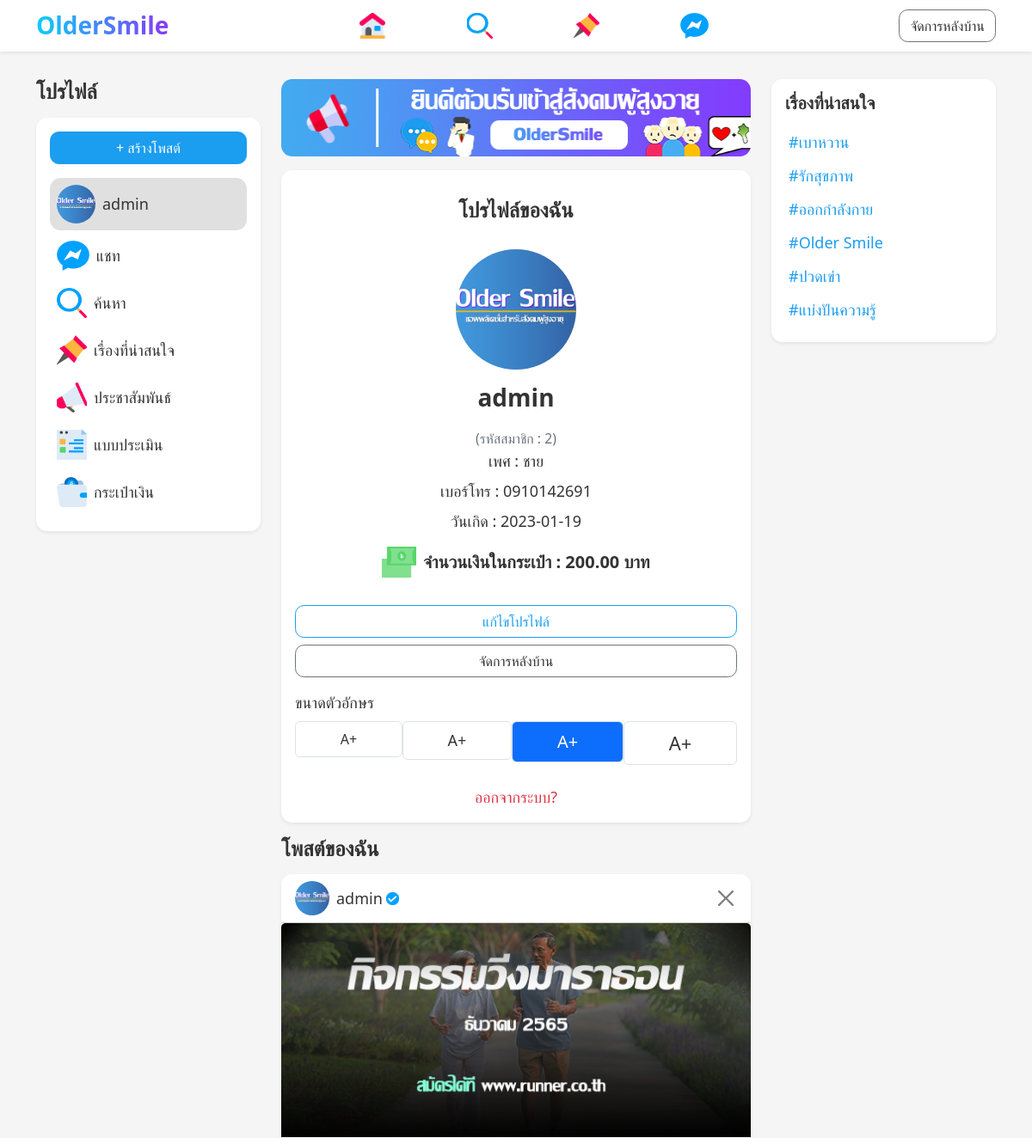
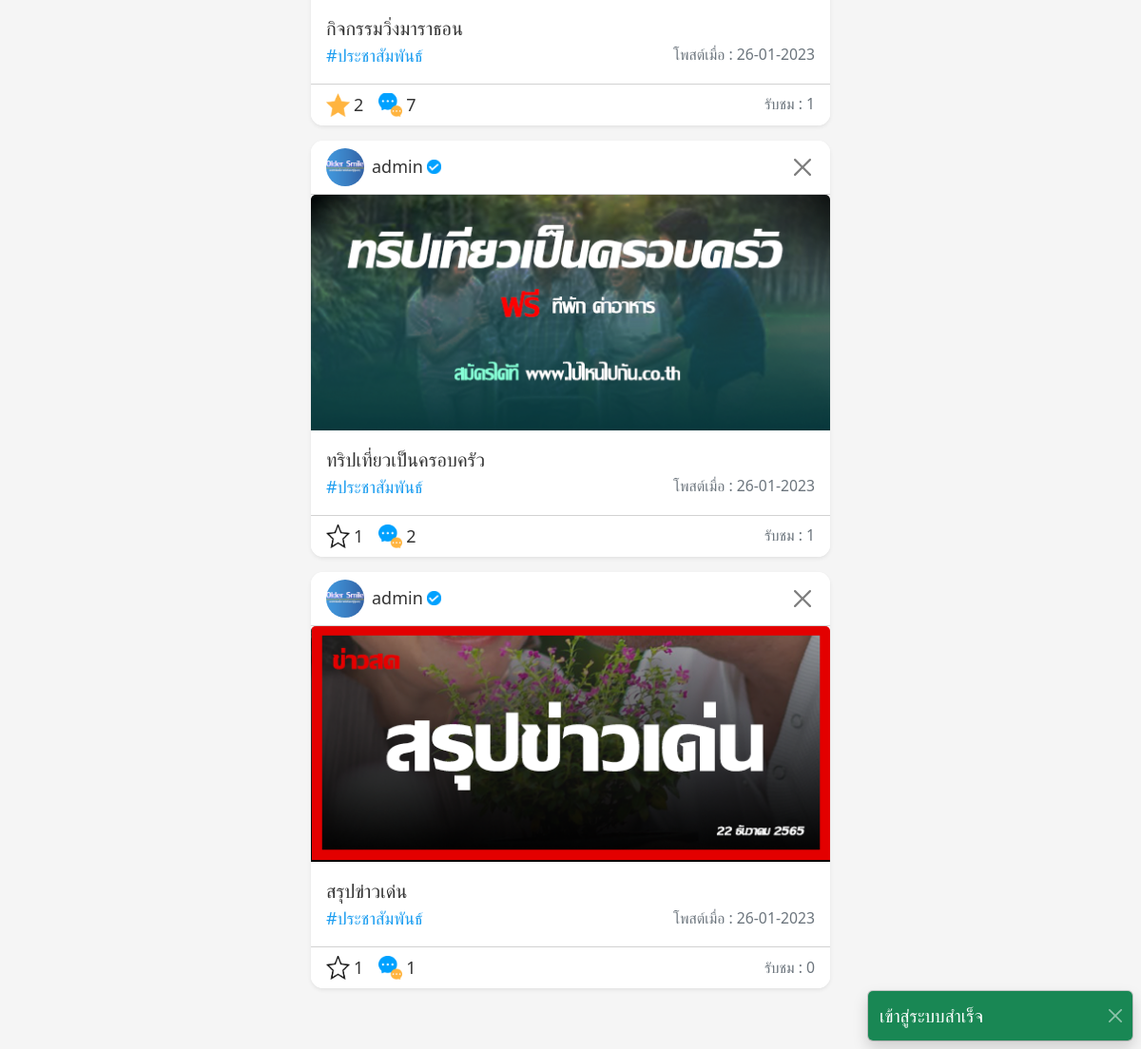
The page /my_profile.php (signed in) on the database its author committed (2 pictures, top to bottom).
### tables this page shows
CREATE TABLE `user` (
  `user_id` int(11) NOT NULL,
  `user_name` varchar(255) NOT NULL,
  `user_dob` varchar(20) NOT NULL,
  `user_gender` varchar(10) NOT NULL,
  `user_tel` varchar(13) NOT NULL,
  `user_role` varchar(10) NOT NULL,
  `user_pass` varchar(60) NOT NULL,
  `user_wallet` decimal(8,2) NOT NULL,
  `user_image` varchar(60) NOT NULL
);

CREATE TABLE `post` (
  `post_id` int(11) NOT NULL,
  `user_id` int(11) NOT NULL,
  `cat_id` int(11) NOT NULL,
  `post_body` text NOT NULL,
  `post_media` varchar(60) NOT NULL,
  `post_created` varchar(30) NOT NULL
);

CREATE TABLE `category` (
  `cat_id` int(11) NOT NULL,
  `cat_name` varchar(255) NOT NULL
);

### conn.php (called while the page is built, shortened)
<?php
$host = 'localhost';
$user = 'root';
$pass = '';
$dbname = 'oldersmile_260166';
$conn = mysqli_connect($host, $user, $pass, $dbname);
mysqli_query($conn,"SET NAMES UTF8");
$my_id = (isset($_SESSION['my_id']))?$_SESSION['my_id']:'0';
mysqli_query($conn, "DELETE FROM advert WHERE ad_point <= 0");
$cat_all = mysqli_query($conn, "SELECT * FROM category WHERE NOT cat_id = 1");
$setting = mysqli_query($conn, "SELECT * FROM setting WHERE user_id = '$my_id'");
if(mysqli_num_rows($setting) > 0) {
    $sett = mysqli_fetch_assoc($setting);
    $set = $sett['font_size'];
}else {
    $set = '18';
}

### my_profile.php (the view, shortened to what this page needs)
<?php
include('conn.php');
$sql_user = "SELECT * FROM user WHERE user_id = '$my_id'";
$query_user = mysqli_query($conn, $sql_user);
$row = mysqli_fetch_assoc($query_user);
$sql_act = "SELECT *,
(SELECT SUM(post_like) FROM post_like WHERE post_id = p.post_id) AS post_like,
(SELECT COUNT(*) FROM view_post WHERE post_id = p.post_id) AS view_post,
(SELECT COUNT(*) FROM comment WHERE post_id = p.post_id) AS comment
FROM post AS p
LEFT JOIN user AS u
ON u.user_id = p.user_id
LEFT JOIN category AS c
ON c.cat_id = p.cat_id
WHERE p.user_id = {$my_id}
GROUP BY p.post_id
ORDER BY p.post_id DESC LIMIT 3";
$query_post = mysqli_query($conn, $sql_act);
?>
<!DOCTYPE html>
<html lang="en">
<head>
    <link rel="stylesheet" href="boostrap/bootstrap.min.css">
    <link rel="stylesheet" href="css/base.css">
    <link rel="stylesheet" href="css/style.css">
</head>
<body>
    <?php include('component/alert.php'); ?>
    <?php include('component/navbar.php'); ?>
    <div class="container pb-5">
        <div class="row gy-3 mt-2 mt-lg-3">
            <div class="col-md-4 col-lg-3 d-none d-md-block">
                <?php include('component/sidebar.php'); ?>
            </div>
            <div class="col-md-8 col-lg-6">
                <img src="img/banner.png" alt="" class="mb-3 rounded-4 w-100">
                <div class="card shadow-sm mb-3">
                    <div class="card-body text-center ">
                        <h4 class="my-3">โปรไฟล์ของฉัน</h4>
                        <img src="img/<?php echo $row['user_image'] ?>" alt="" class="rounded-circle my-3" width="140" height="140">
                        <h3 class="mb-3"><?php echo $row['user_name'] ?></h3>
                        <small class="text-muted mb-3">(รหัสสมาชิก : <?php echo $row['user_id'] ?>)</small>
                        <p class="mb-2">เพศ : <?php echo $row['user_gender'] ?></p>
                        <p class="mb-2">เบอร์โทร : <?php echo $row['user_tel'] ?></p>
                        <p class="mb-2">วันเกิด : <?php echo $row['user_dob'] ?></p>
                        <div class="my-3 d-flex justify-content-center align-items-center">
                            <img src="icon/money.png" alt="" class="me-2" width="40" heigth="40">
                            <h5>จำนวนเงินในกระเป๋า : <?php echo number_format( $row['user_wallet'],2) ?> บาท</h5>
                        </div>
                        <a href="edit_profile.php" class="btn btn-outline-primary mt-3 col-12">แก้ไขโปรไฟล์</a>
                        <?php if($row['user_role'] == 'admin'): ?>
                        <a href="admin/user_mng.php" class="btn btn-outline-secondary mt-2 col-12">จัดการหลังบ้าน</a>
                        <?php endif; ?>
                        <p class="mt-3 text-start">ขนาดตัวอักษร</p>
                        <ul class="nav nav-pills nav-fill mt-2">
                            <li class="nav-item"><a href="set_proc/setting.php?font=16" class="nav-link border <?php echo ($set == '16')? ' active text-white':'';?>" style="font-size: 16px;">A+</a></li>
                            <li class="nav-item"><a href="set_proc/setting.php?font=18" class="nav-link border <?php echo ($set == '18')? ' active text-white':'';?>" style="font-size: 18px;">A+</a></li>
                            <li class="nav-item"><a href="set_proc/setting.php?font=20" class="nav-link border <?php echo ($set == '20')? ' active text-white':'';?>" style="font-size: 20px;">A+</a></li>
                            <li class="nav-item"><a href="set_proc/setting.php?font=22" class="nav-link border <?php echo ($set == '22')? ' active text-white':'';?>" style="font-size: 22px;">A+</a></li>
                        </ul>
                        <a href="auth_proc/logout.php" class="mt-4 d-block text-danger">ออกจากระบบ?</a>
                    </div>
                </div>
                <h4 class="my-3">โพสต์ของฉัน</h4>
                <?php foreach($query_post as $post): ?>
                <div class="card shadow-sm mb-3">
                    <div class="card-header bg-white d-flex align-items-center justify-content-between">
                        <a href="user_profile.php?id=<?php echo $post['user_id'] ?>" class="d-flex align-items-center">
                            <img src="img/<?php echo $post['user_image'] ?>" alt="" class="rounded-circle me-2" width="40" height="40">
                            <p><?php echo $post['user_name'] ?></p>
                            <?php if($post['user_role'] == 'admin' OR $post['user_role'] == 'partner') : ?>
                            <img src="icon/verify.png" alt="" class="ms-1" width="15" height="15">
                            <?php endif; ?>
                        </a>
                        <?php if($post['user_role'] == 'admin' OR $post['user_role'] == $my_id): ?>
                        <a href="post_proc/post_del_proc.php?id=<?php echo $post['user_id'] ?>" class="btn-close" onclick="return confirm('คุณแน่ใจหรือไม่ว่าจะลบ?')"></a>
                        <?php endif; ?>
                    </div>
                    <?php if($post['post_media']) : ?>
                        <?php if(end(explode('.',$post['post_media'])) == 'mp4') : ?>
                                <video src="img/<?php echo $post['post_media'] ?>" controls muted autoplay type="video/*,video/mp4"></video>
                            <?php else: ?>
                                <a href="post_detail.php?id=<?php echo $post['post_id'] ?>"><img src="img/<?php echo $post['post_media'] ?>" alt="" class="card-img-top"></a>
                        <?php endif; ?>
                    <?php endif; ?>
                    <div class="card-body">
                        <a href="post_detail.php?id=<?php echo $post['post_id'] ?>">
                            <p class="text-o-3"><?php echo $post['post_body'] ?></p>
                        </a>
                        <div class="d-flex align-items-center justify-content-between">
                            <a href="index.php?cat_id=<?php echo $post['cat_id'] ?>&cat_name=<?php echo $post['cat_name'] ?>" class="text-primary">#<?php echo $post['cat_name'] ?></a>
                            <small class="text-muted">โพสต์เมื่อ : <?php echo $post['post_created'] ?></small>
                        </div>
                    </div>
                    <div class="card-footer bg-white d-flex align-items-center justify-content-between">
                        <div class="d-flex align-items-center">
                            <div class="d-flex align-items-center me-3">
                                <?php
                                $query_like = mysqli_query($conn, "SELECT * FROM post_like WHERE post_id = {$post['post_id']} AND user_id = {$my_id} AND post_like > 0");
                                if(mysqli_num_rows($query_like) > 0):
                                ?>
                                <a href="#!" class="d-flex align-items-center like" id="<?php echo $post['post_id'] ?>">
                                    <img src="icon/star-fill.png" alt="" class="me-1" width="25" height="25">
                                    <p><?php echo ($post['post_like'])?$post['post_like']:'0' ?></p>
                                </a>
                                <?php else: ?>
                                <a href="#!" class="d-flex align-items-center unlike" id="<?php echo $post['post_id'] ?>">
                                    <img src="icon/star.png" alt="" class="me-1" width="25" height="25">
                                    <p><?php echo ($post['post_like'])?$post['post_like']:'0' ?></p>
                                </a>
                                <?php endif; ?>
                            </div>
                            <a href="post_detail.php?id=<?php echo $post['post_id'] ?>" class="d-flex align-items-center">
                                <img src="icon/comment.png" alt="" class="me-1" width="25" height="25">
                                <p><?php echo ($post['comment'])?$post['comment']:'0' ?></p>
                            </a>
                        </div>
                        <small class="text-muted">รับชม : <?php echo $post['view_post'] ?></small>
                    </div>
                </div>
                <?php endforeach; ?>
            </div>
            <div class="col-md-3 d-none d-lg-block">
                <?php include('component/aside.php'); ?>
            </div>
        </div>
    </div>
</body>
</html>

### component/aside.php (shortened to what this page needs)
<div class="card shadow-sm position-sticky" style="top:70px">
    <div class="card-body cat_bar">
        <h5 class="mb-3">เรื่องที่น่าสนใจ</h5>
        <?php foreach($cat_all as $cat2): ?>
        <a href="index.php?cat_id=<?php echo $cat2['cat_id'] ?>&cat_name=<?php echo $cat2['cat_name'] ?>" class="rounded-4 d-block mb-1 p-1 text-primary">#<?php echo $cat2['cat_name'] ?></a>
        <?php endforeach; ?>
    </div>
</div>

### css/base.css (style rules this page uses)
body { background-color: #f5f5f5!important; font-family: system-ui, -apple-system, BlinkMacSystemFont, 'Segoe UI', Roboto, Oxygen, Ubuntu, Cantarell, 'Open Sans', 'Helvetica Neue', sans-serif!important; font-size: 18px!important; font-weight: 500!important; margin: 0!important; padding: 0!important; }
h1,h2,h3,h4,h5,h6 { font-weight: 600!important; }
ul li { list-style: none!important; }
img, video { object-fit: cover!important; }
.rounded-4 { border-radius: 0.8rem!important; }
.btn, .form-control, .form-select, .form-control-plaintext { border-radius: 0.65rem!important; }
.text-primary { color: #1b9df0!important; }
.btn-outline-primary { background-color: transparent!important; color: #1b9df0!important; border-color: #1b9df0!important; }
.text-o-3 { display: -webkit-box!important; -webkit-box-orient: vertical!important; -webkit-line-clamp: 3!important; overflow: hidden!important; }

### css/style.css (style rules this page uses)
body { background-image: url()!important; background-position: top left!important; background-repeat: no-repeat!important; background-size: cover!important; background-attachment: fixed!important; }
.container { max-width: 1140px!important; }
.active-menu a, .cat_bar a, .navbar ul .nav-link { transition: all 0.2s!important; }
.card { border-radius: 0.8rem!important; background-color: #fff!important; border: none!important; }
.card-header, .modal-content, .list-group { border-top-left-radius: 0.8rem!important; border-top-right-radius: 0.8rem!important; }
.card-footer, .modal-content, .list-group { border-bottom-left-radius: 0.8rem!important; border-bottom-right-radius: 0.8rem!important; }

### rows shown on the page
user: user_image (picture), user_name "admin", user_id "2", user_gender "ชาย", user_tel "0910142691", user_dob "2023-01-19", user_wallet "200.00"
post: user.user_image (picture), user.user_name "admin", post_media (picture), post_body "กิจกรรมวิ่งมาราธอน", cat.cat_name "ประชาสัมพันธ์", post_created "26-01-2023", post_like "2", comment "7", view_post "1"
post: user.user_image (picture), user.user_name "admin", post_media (picture), post_body "ทริปเที่ยวเป็นครอบครัว", cat.cat_name "ประชาสัมพันธ์", post_created "26-01-2023", post_like "1", comment "2", view_post "1"
post: user.user_image (picture), user.user_name "admin", post_media (picture), post_body "สรุปข่าวเด่น", cat.cat_name "ประชาสัมพันธ์", post_created "26-01-2023", post_like "1", comment "1", view_post "0"
category: cat_name "เบาหวาน"
category: cat_name "รักสุขภาพ"
category: cat_name "ออกกำลังกาย"
category: cat_name "Older Smile"
category: cat_name "ปวดเข่า"
category: cat_name "แบ่งปันความรู้"

### other values the page prints
$_SESSION['succ'] "เข้าสู่ระบบสำเร็จ"
$_SESSION['my_name'] "admin"
